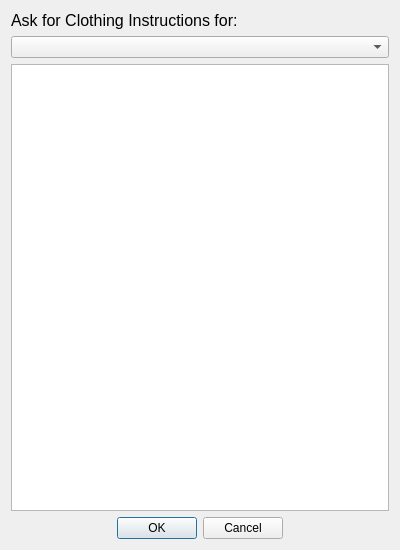
<?xml version="1.0" encoding="UTF-8"?>
<ui version="4.0">
    <class>AskClothing</class>
    <widget class="QDialog" name="AskClothing">
        <property name="geometry">
            <rect>
                <x>0</x>
                <y>0</y>
                <width>400</width>
                <height>550</height>
            </rect>
        </property>
        <property name="windowTitle">
            <string>Ask for Clothing Instructions</string>
        </property>
        <layout class="QVBoxLayout" name="verticalLayout">
            <item>
                <widget class="QLabel" name="label">
                    <property name="font">
                        <font>
                            <pointsize>12</pointsize>
                        </font>
                    </property>
                    <property name="text">
                        <string>Ask for Clothing Instructions for:</string>
                    </property>
                </widget>
            </item>
            <item>
                <widget class="QComboBox" name="comboBox"/>
            </item>
            <item>
                <widget class="QTextBrowser" name="textBrowser">
                    <property name="verticalScrollBarPolicy">
                        <enum>Qt::ScrollBarPolicy::ScrollBarAsNeeded</enum>
                    </property>
                </widget>
            </item>
            <item>
                <widget class="QDialogButtonBox" name="buttonBox">
                    <property name="orientation">
                        <enum>Qt::Orientation::Horizontal</enum>
                    </property>
                    <property name="standardButtons">
                        <set>QDialogButtonBox::StandardButton::Cancel|QDialogButtonBox::StandardButton::Ok</set>
                    </property>
                    <property name="centerButtons">
                        <bool>true</bool>
                    </property>
                </widget>
            </item>
        </layout>
    </widget>
    <resources/>
    <connections>
        <connection>
            <sender>buttonBox</sender>
            <signal>accepted()</signal>
            <receiver>AskClothing</receiver>
            <slot>accept()</slot>
            <hints>
                <hint type="sourcelabel">
                    <x>248</x>
                    <y>254</y>
                </hint>
                <hint type="destinationlabel">
                    <x>157</x>
                    <y>274</y>
                </hint>
            </hints>
        </connection>
        <connection>
            <sender>buttonBox</sender>
            <signal>rejected()</signal>
            <receiver>AskClothing</receiver>
            <slot>reject()</slot>
            <hints>
                <hint type="sourcelabel">
                    <x>316</x>
                    <y>260</y>
                </hint>
                <hint type="destinationlabel">
                    <x>286</x>
                    <y>274</y>
                </hint>
            </hints>
        </connection>
    </connections>
</ui>
